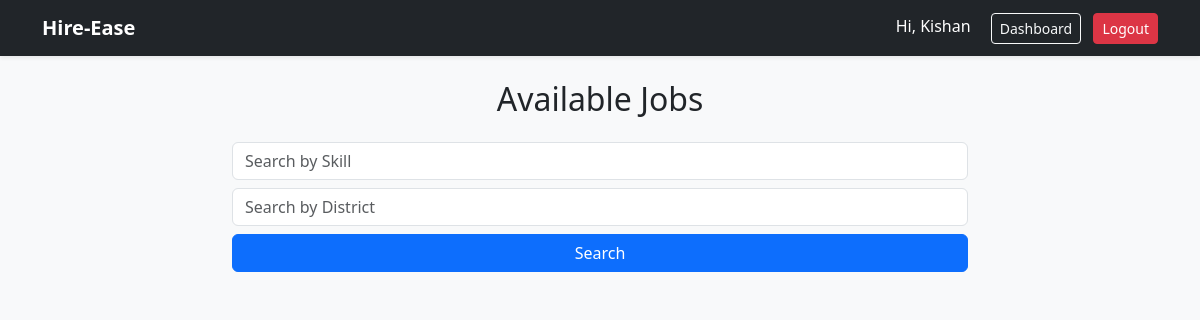
/view_jobs (signed in), run on an earlier commit of the app's database.
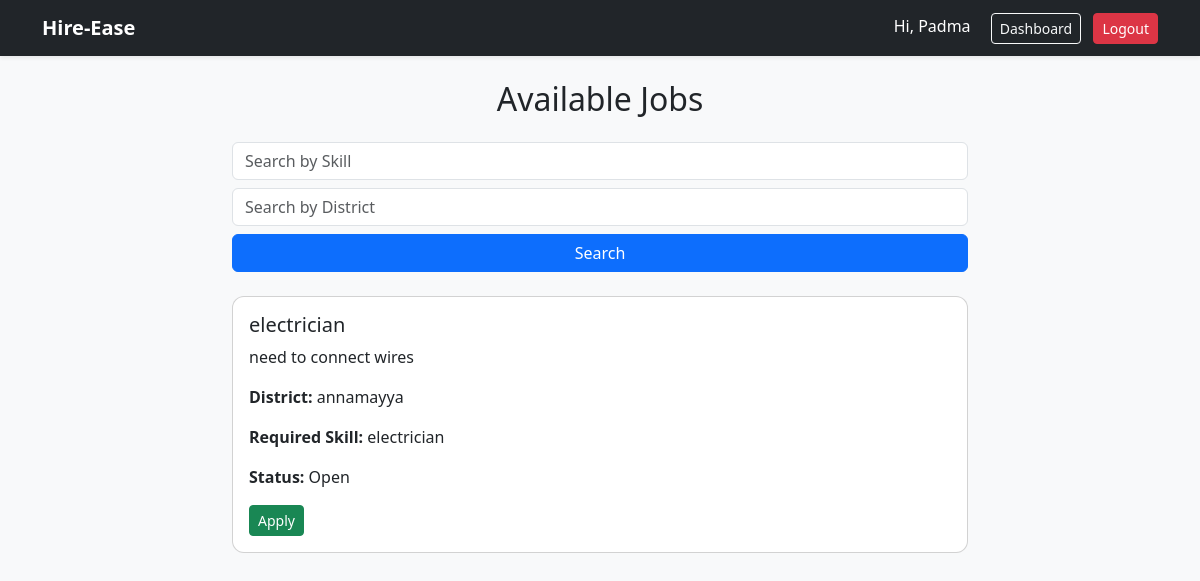
And on a later commit of the database.
### tables this page shows
CREATE TABLE jobs (
            id INTEGER PRIMARY KEY AUTOINCREMENT,
            user_id INTEGER,
            title TEXT,
            description TEXT,
            district TEXT,
            required_skill TEXT,
            status TEXT,
            max_hires INTEGER
        );

### app.py (the view)
@app.route("/view_jobs", methods=["GET"])
def view_jobs():
    if "user_id" not in session:
        return redirect("/login")
    conn = sqlite3.connect("hireease.db")
    c = conn.cursor()
    query = "SELECT id, title, description, district, required_skill, status FROM jobs WHERE status='Open'"
    filters = []
    values = []
    skill = request.args.get("skill")
    district = request.args.get("district")
    if skill:
        filters.append("required_skill LIKE ?")
        values.append(f"%{skill}%")
    if district:
        filters.append("district LIKE ?")
        values.append(f"%{district}%")
    if filters:
        query += " AND " + " AND ".join(filters)
    c.execute(query, values)
    jobs = c.fetchall()
    conn.close()
    return render_template("view_jobs.html", jobs=jobs)

### templates/view_jobs.html
{% extends "base.html" %}
{% block content %}
<div class="row justify-content-center">
    <div class="col-md-8">
        <h2 class="mb-4 text-center">Available Jobs</h2>
        <form method="GET" class="mb-4">
            <input type="text" name="skill" placeholder="Search by Skill" class="form-control mb-2">
            <input type="text" name="district" placeholder="Search by District" class="form-control mb-2">
            <button type="submit" class="btn btn-primary w-100">Search</button>
        </form>
        {% for job in jobs %}
        <div class="card mb-3">
            <div class="card-body">
                <h5>{{ job[1] }}</h5>
                <p>{{ job[2] }}</p>
                <p><strong>District:</strong> {{ job[3] }}</p>
                <p><strong>Required Skill:</strong> {{ job[4] }}</p>
                <p><strong>Status:</strong> {{ job[5] }}</p>
                {% if job[5] == "Open" %}
                    <a href="/apply/{{ job[0] }}" class="btn btn-success btn-sm">Apply</a>
                {% else %}
                    <span class="badge bg-secondary">Closed</span>
                {% endif %}
            </div>
        </div>
        {% endfor %}
    </div>
</div>
{% endblock %}

### templates/base.html (shortened to what this page needs)
<!DOCTYPE html>
<html>
<head>
    <link href="https://cdn.jsdelivr.net/npm/bootstrap@5.3.2/dist/css/bootstrap.min.css" rel="stylesheet">
</head>
<body>
<nav class="navbar navbar-expand-lg navbar-dark bg-dark shadow-sm">
  <div class="container">
    <a class="navbar-brand" href="/">Hire-Ease</a>
    <div>
      {% if session.get('user_id') %}
        <span class="text-white me-3">Hi, {{ session['name'] }}</span>
        <a href="/dashboard" class="btn btn-sm btn-outline-light me-2">Dashboard</a>
        <a href="/logout" class="btn btn-sm btn-danger">Logout</a>
      {% else %}
        <a href="/login" class="btn btn-sm btn-outline-light me-2">Login</a>
        <a href="/register" class="btn btn-sm btn-success">Register</a>
      {% endif %}
    </div>
  </div>
</nav>
<div class="container mt-4">
    {% block content %}{% endblock %}
</div>
</body>
</html>

### templates/base.html (style rules this page uses)
body { background-color: #f8f9fa; }
.navbar-brand { font-weight: bold; }
.card { border-radius: 12px; }

What changed in the data, as far as the page shows it:
added jobs: title "electrician", description "need to connect wires", district "annamayya", required_skill "electrician", status "Open"
Also different on the page:
{{ session['name'] }}: "Kishan" → "Padma"
